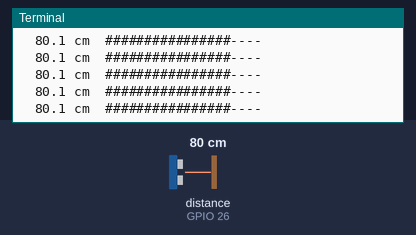
The program below on a simulated Raspberry Pi (BCM pin numbers). Shown: the last lines printed to the terminal. The inputs (shaded band) are chosen by the test bench; at power-on: distance to the obstacle (sensor on GPIO 26) 80 cm. The clock reads 2024-03-15 10:24:30 at power-on unless the program sets it. At 4.6 s the program stops and its outputs stay as they are.

Above: at 1.2 s.
1.3 s: distance to the obstacle (sensor on GPIO 26) set to 2 cm
At 1.53 s:
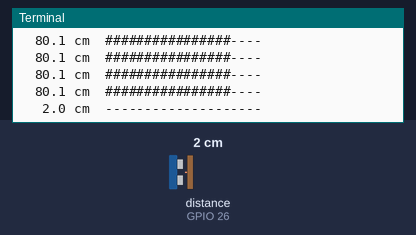
2.9 s: distance to the obstacle (sensor on GPIO 26) set to 9 cm
At 5.6 s:
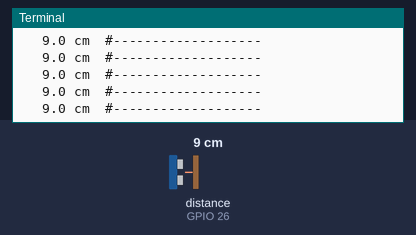

Measured:
- after the input at 1.3 s, the terminal: prints a new line after 0.10 s (image 1)
- after the input at 2.9 s, the terminal: prints a new line at once (image 2)

The program:

hcsr04_test.py
```python
import lgpio, time
h = lgpio.gpiochip_open(4)
lgpio.gpio_claim_output(h, 24)
lgpio.gpio_claim_input(h, 26, lgpio.SET_PULL_NONE)

print("Wave hand in front of sensor...")
for i in range(30):
    lgpio.gpio_write(h, 24, 1)
    time.sleep(0.00001)
    lgpio.gpio_write(h, 24, 0)
    t = time.time()
    while lgpio.gpio_read(h, 26) == 0 and time.time()-t < 0.05: pass
    t1 = time.time()
    while lgpio.gpio_read(h, 26) == 1 and time.time()-t1 < 0.05: pass
    t2 = time.time()
    dist = (t2 - t1) * 34300 / 2
    bar = int(min(dist, 100) / 5)
    filled = "#" * bar
    empty = "-" * (20 - bar)
    print(f"{dist:6.1f} cm  {filled}{empty}", flush=True)
    time.sleep(0.15)

lgpio.gpiochip_close(h)
```
